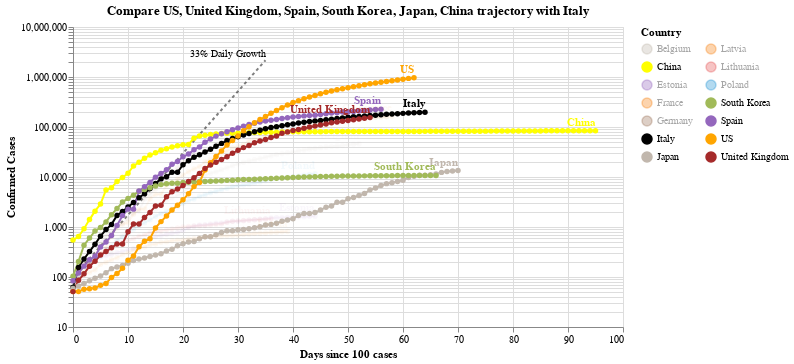

The cell this chart's notebook holds for it:
### Code cell
#hide_input
chart2 = make_since_chart(dff2, ['US', 'United Kingdom', 'Spain', 'South Korea', 'Japan', 'China'], baseline_countries)
chart2

### Figure 1 — Vega-Lite specification as saved in the notebook (floating-point values rounded to 4 significant figures; data arrays with more than 128 entries replaced by an {"elided": "..."} marker saying what was removed)
{"config": {"view": {"continuousWidth": 400, "continuousHeight": 300}}, "layer": [{"mark": {"type": "line", "color": "black", "opacity": 0.5, "strokeDash": [3, 3]}, "encoding": {"x": {"type": "quantitative", "field": "Days since 100 cases"}, "y": {"type": "quantitative", "field": "Confirmed Cases"}}}, {"mark": {"type": "text", "align": "right", "dy": -6, "fontSize": 10, "text": "33% Daily Growth"}, "encoding": {"x": {"type": "quantitative", "field": "Days since 100 cases"}, "y": {"type": "quantitative", "field": "Confirmed Cases"}}, "transform": [{"filter": "(datum['Days since 100 cases'] >= 35)"}]}, {"data": {"name": "data-43dbe373d82a51965b3e076c26013401"}, "mark": {"type": "line", "point": true}, "encoding": {"color": {"type": "nominal", "field": "Country", "legend": {"columns": 2}, "scale": {"domain": ["Belgium", "China", "Estonia", "France", "Germany", "Italy", "Japan", "Latvia", "Lithuania", "Poland", "South Korea", "Spain", "US", "United Kingdom"], "range": ["#C1B7AD", "yellow", "#9467bd", "#F58518", "#9D755D", "black", "#C1B7AD", "#F58518", "#E45756", "#2495D3", "#A1BA59", "#9467bd", "orange", "brown"]}}, "opacity": {"condition": {"value": 1, "selection": "selector005"}, "value": 0.05}, "tooltip": [{"type": "nominal", "field": "Country"}, {"type": "temporal", "field": "Date"}, {"type": "quantitative", "field": "Confirmed Cases"}, {"type": "quantitative", "field": "Days since 100 cases"}], "x": {"type": "quantitative", "field": "Days since 100 cases"}, "y": {"type": "quantitative", "field": "Confirmed Cases", "scale": {"type": "log"}}}, "selection": {"selector005": {"type": "multi", "fields": ["Country"], "bind": "legend", "init": [{"Country": "US"}, {"Country": "United Kingdom"}, {"Country": "Spain"}, {"Country": "South Korea"}, {"Country": "Japan"}, {"Country": "China"}, {"Country": "Italy"}]}}, "width": 550}, {"data": {"name": "data-43dbe373d82a51965b3e076c26013401"}, "mark": {"type": "text", "align": "right", "dy": -8, "fontWeight": "bold"}, "encoding": {"color": {"type": "nominal", "field": "Country", "legend": {"columns": 2}, "scale": {"domain": ["Belgium", "China", "Estonia", "France", "Germany", "Italy", "Japan", "Latvia", "Lithuania", "Poland", "South Korea", "Spain", "US", "United Kingdom"], "range": ["#C1B7AD", "yellow", "#9467bd", "#F58518", "#9D755D", "black", "#C1B7AD", "#F58518", "#E45756", "#2495D3", "#A1BA59", "#9467bd", "orange", "brown"]}}, "opacity": {"condition": {"value": 1, "selection": "selector005"}, "value": 0.05}, "text": {"type": "nominal", "field": "Country"}, "tooltip": [{"type": "nominal", "field": "Country"}, {"type": "temporal", "field": "Date"}, {"type": "quantitative", "field": "Confirmed Cases"}, {"type": "quantitative", "field": "Days since 100 cases"}], "x": {"type": "quantitative", "field": "Days since 100 cases"}, "y": {"type": "quantitative", "field": "Confirmed Cases", "scale": {"type": "log"}}}, "transform": [{"filter": "(datum['Date'] >= 1587859200000)"}], "width": 550}], "data": {"name": "data-c1a3bbf4dd040f2e7e8e7a69520e3c2a"}, "title": "Compare US, United Kingdom, Spain, South Korea, Japan, China trajectory with Italy", "$schema": "https://vega.github.io/schema/vega-lite/v4.0.2.json", "datasets": {"data-c1a3bbf4dd040f2e7e8e7a69520e3c2a": [{"Days since 100 cases": 0, "Confirmed Cases": 100.0}, {"Days since 100 cases": 1, "Confirmed Cases": 133.0}, {"Days since 100 cases": 2, "Confirmed Cases": 176.9}, {"Days since 100 cases": 3, "Confirmed Cases": 235.3}, {"Days since 100 cases": 4, "Confirmed Cases": 312.9}, {"Days since 100 cases": 5, "Confirmed Cases": 416.2}, {"Days since 100 cases": 6, "Confirmed Cases": 553.5}, {"Days since 100 cases": 7, "Confirmed Cases": 736.1}, {"Days since 100 cases": 8, "Confirmed Cases": 979.1}, {"Days since 100 cases": 9, "Confirmed Cases": 1302.0}, {"Days since 100 cases": 10, "Confirmed Cases": 1732.0}, {"Days since 100 cases": 11, "Confirmed Cases": 2303.0}, {"Days since 100 cases": 12, "Confirmed Cases": 3064.0}, {"Days since 100 cases": 13, "Confirmed Cases": 4074.0}, {"Days since 100 cases": 14, "Confirmed Cases": 5419.0}, {"Days since 100 cases": 15, "Confirmed Cases": 7207.0}, {"Days since 100 cases": 16, "Confirmed Cases": 9586.0}, {"Days since 100 cases": 17, "Confirmed Cases": 12750.0}, {"Days since 100 cases": 18, "Confirmed Cases": 16960.0}, {"Days since 100 cases": 19, "Confirmed Cases": 22550.0}, {"Days since 100 cases": 20, "Confirmed Cases": 29990.0}, {"Days since 100 cases": 21, "Confirmed Cases": 39890.0}, {"Days since 100 cases": 22, "Confirmed Cases": 53060.0}, {"Days since 100 cases": 23, "Confirmed Cases": 70560.0}, {"Days since 100 cases": 24, "Confirmed Cases": 93850.0}, {"Days since 100 cases": 25, "Confirmed Cases": 124800.0}, {"Days since 100 cases": 26, "Confirmed Cases": 166000.0}, {"Days since 100 cases": 27, "Confirmed Cases": 220800.0}, {"Days since 100 cases": 28, "Confirmed Cases": 293700.0}, {"Days since 100 cases": 29, "Confirmed Cases": 390600.0}, {"Days since 100 cases": 30, "Confirmed Cases": 519500.0}, {"Days since 100 cases": 31, "Confirmed Cases": 690900.0}, {"Days since 100 cases": 32, "Confirmed Cases": 918900.0}, {"Days since 100 cases": 33, "Confirmed Cases": 1222000.0}, {"Days since 100 cases": 34, "Confirmed Cases": 1625000.0}, {"Days since 100 cases": 35, "Confirmed Cases": 2162000.0}], "data-43dbe373d82a51965b3e076c26013401": {"elided": "811 records"}}}
